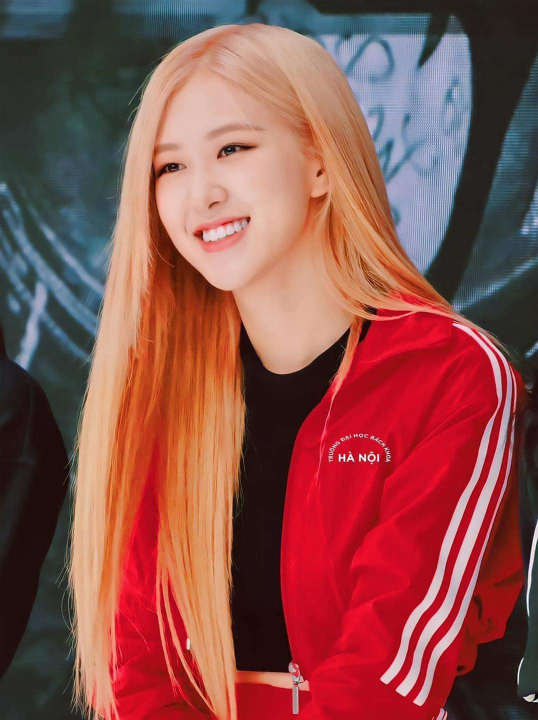
#> input picture n_p/image.jpg, 1076 x 1440 px (shown at 1/2 size)
$ python 'import numpy.py'
#> lines starting #> are read from the running program, lines starting #| are printed output that depends on the picture
import numpy as np
import matplotlib.pyplot as plt

# Đọc ảnh gốc
image = plt.imread('image.jpg')
#> image is the input picture: shape (1440, 1076, 3); mean R, G, B 140.4, 79.3, 75.6

# Lấy kích thước ảnh gốc
height, width, channels = image.shape
#> height = 1440; width = 1076; channels = 3

# Phóng to ảnh gấp đôi
new_height = height * 3
#> new_height = 4320
new_width = width * 2
#> new_width = 2152

# Phóng to ảnh bằng cách resize
resized_image = np.resize(image, (new_height, new_width, channels))
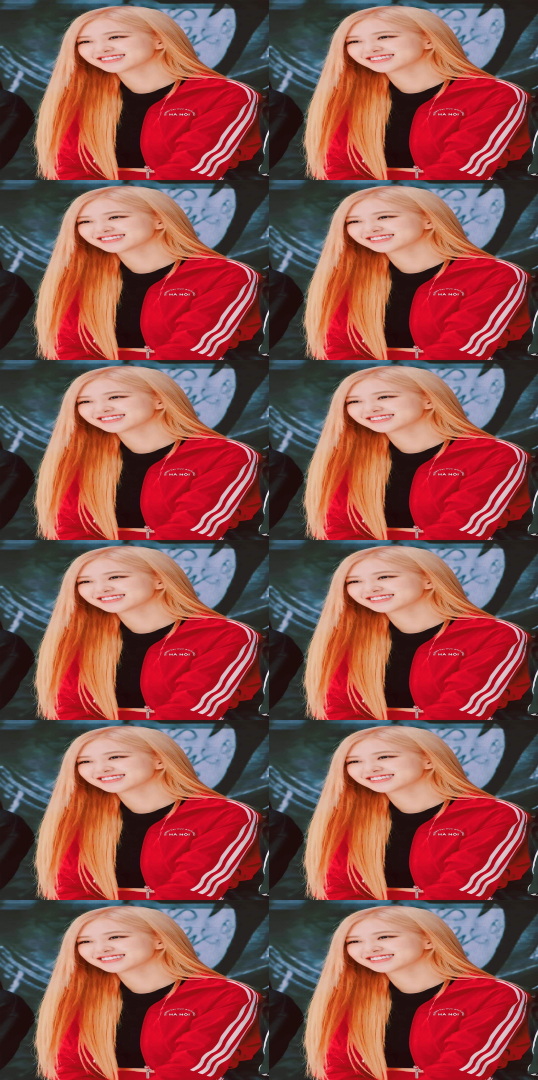
#> resized_image: shape (4320, 2152, 3) (shown at 1/4 size); mean R, G, B 140.4, 79.3, 75.6

# Hiển thị ảnh gốc và ảnh đã phóng to
plt.subplot(1, 2, 1)
plt.imshow(image)
plt.title('Original Image')

plt.subplot(1, 2, 2)
plt.imshow(resized_image)
plt.title('Resized Image')

plt.show()
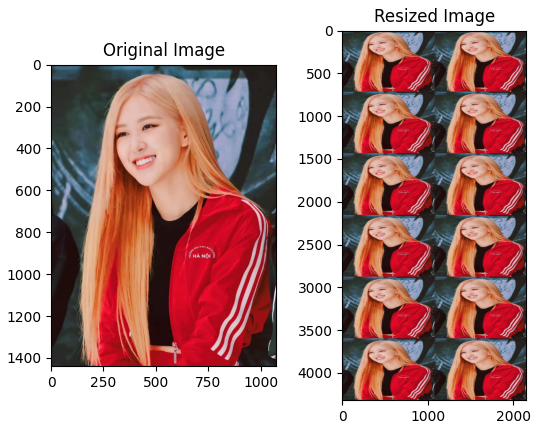
#> figure drawn by matplotlib, 2 panels

$ run again, with n_p/meo.jpg copied over n_p/image.jpg
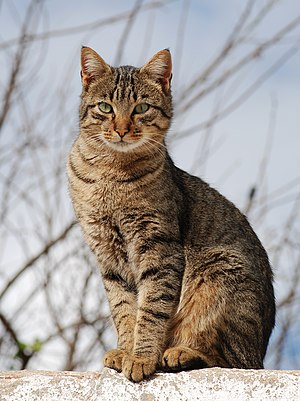
#> input picture n_p/meo.jpg, 300 x 401 px
#> image is the input picture: shape (401, 300, 3); mean R, G, B 161.8, 154.8, 150.2
#> `resized_image = np.resize(image, (new_height, new_width, channels))`:
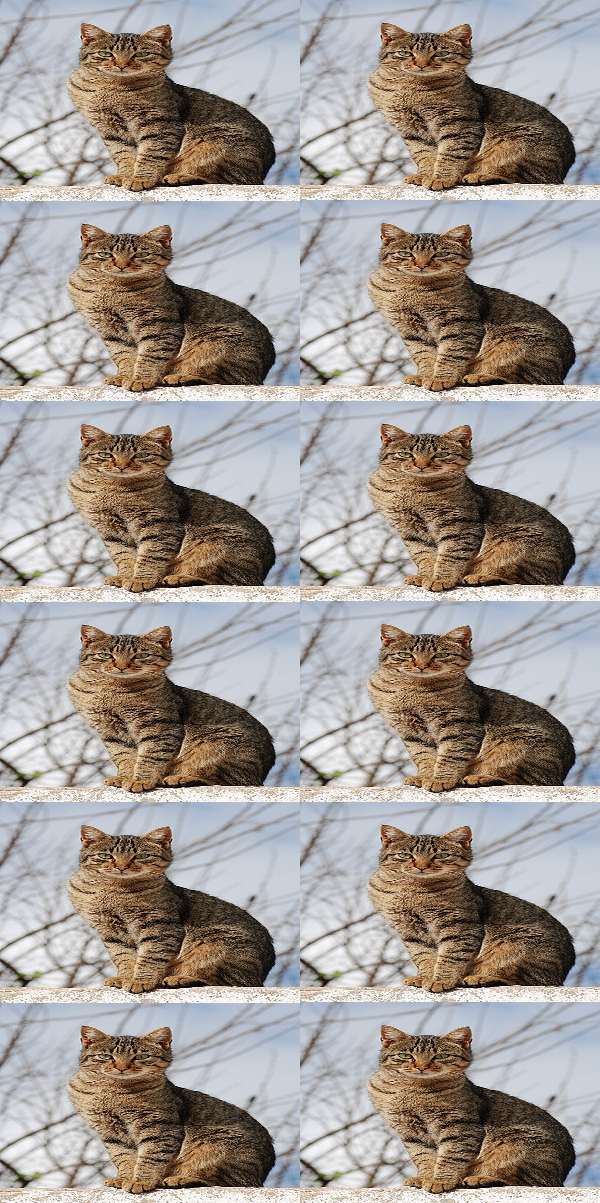
#> resized_image: shape (1203, 600, 3); mean R, G, B 161.8, 154.8, 150.2
#> `plt.show()`:
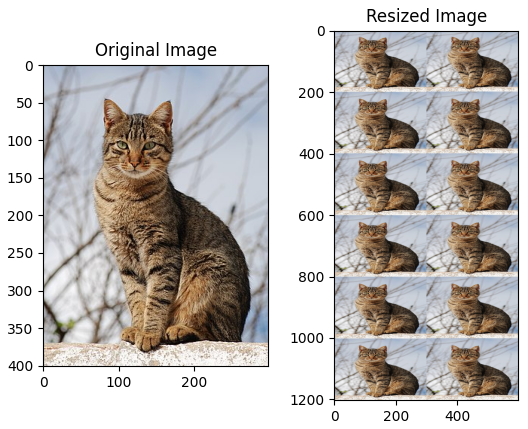
#> figure drawn by matplotlib, 2 panels

$ run again, with n_p/net.jpg copied over n_p/image.jpg
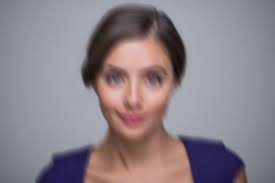
#> input picture n_p/net.jpg, 275 x 183 px
#> image is the input picture: shape (183, 275, 3); mean R, G, B 139.8, 130.4, 137.2
#> `resized_image = np.resize(image, (new_height, new_width, channels))`:
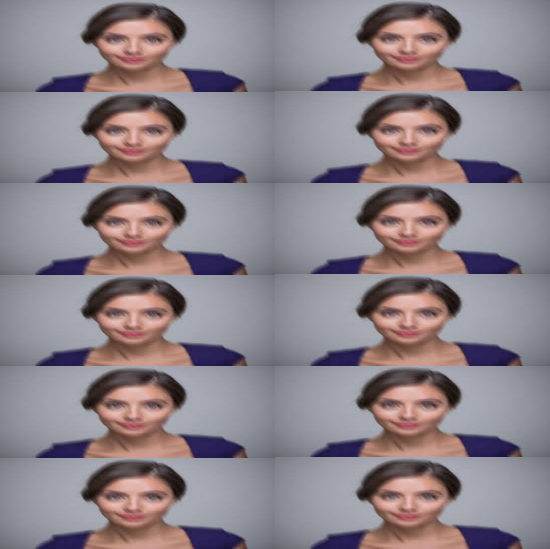
#> resized_image: shape (549, 550, 3); mean R, G, B 139.8, 130.4, 137.2
#> `plt.show()`:
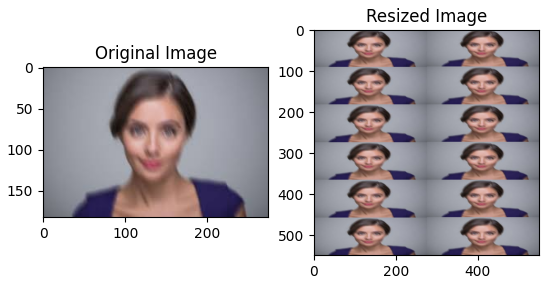
#> figure drawn by matplotlib, 2 panels

$ run again, with n_p/no1.jpg copied over n_p/image.jpg
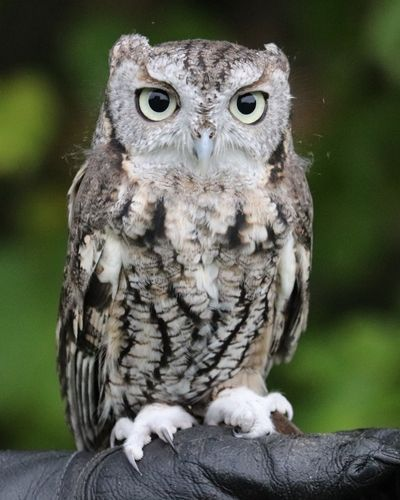
#> input picture n_p/no1.jpg, 400 x 500 px
#> image is the input picture: shape (500, 400, 3); mean R, G, B 89.4, 94.9, 78.7
#> `resized_image = np.resize(image, (new_height, new_width, channels))`:
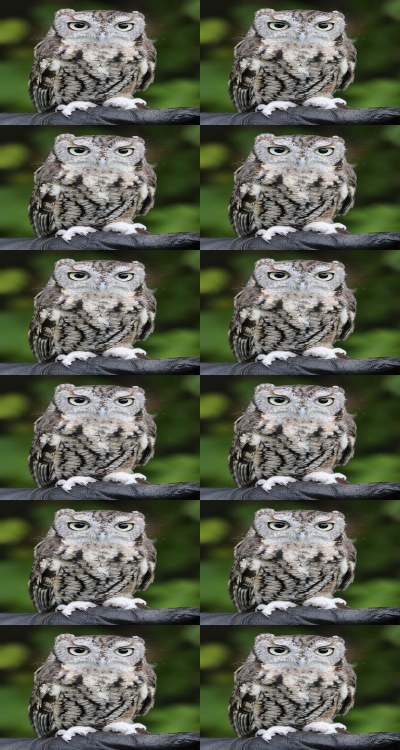
#> resized_image: shape (1500, 800, 3) (shown at 1/2 size); mean R, G, B 89.4, 94.9, 78.7
#> `plt.show()`:
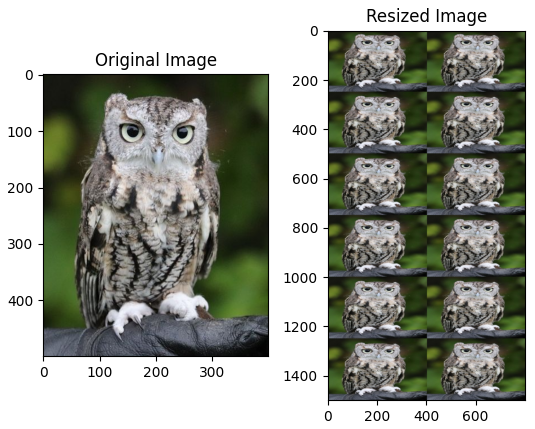
#> figure drawn by matplotlib, 2 panels
